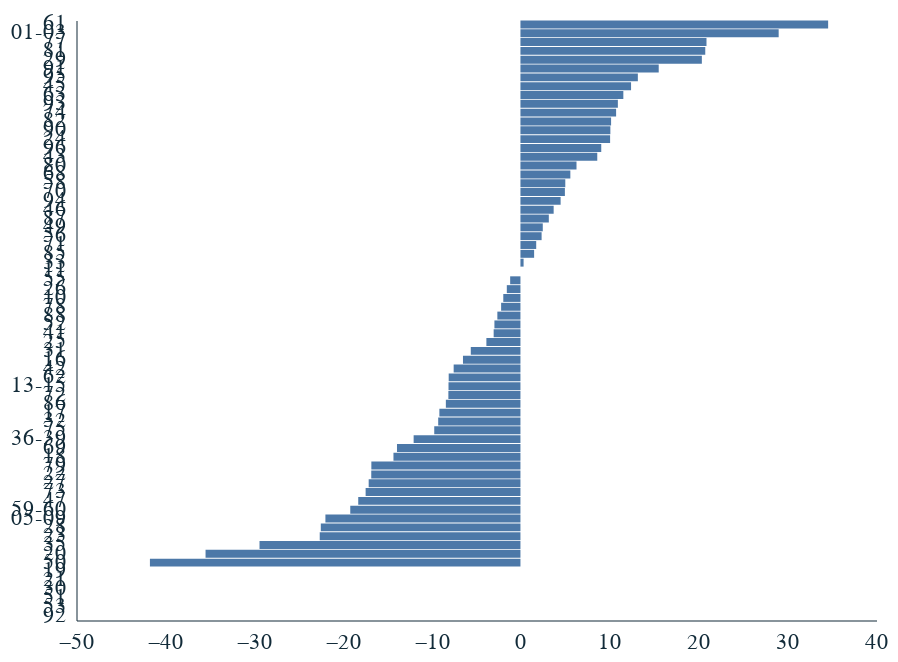

The cell this chart's notebook holds for it:
### Code cell
#Plot the change in 90th percentile across 2 digit industries 2022-2023
industry_p90 = firm_level_prod_2dig_industry[firm_level_prod_2dig_industry['Decile'].isin(['P90'])]
industry_p90['aGVA per worker (£) KP EW'] = pd.to_numeric(industry_p90['aGVA per worker (£) KP EW'], errors='coerce')
industry_p90['ln_aGVA_per_worker'] = industry_p90['aGVA per worker (£) KP EW'].apply(np.log)
industry_p90['percent change in aGVA_per_worker'] = industry_p90.groupby('Industry')['aGVA per worker (£) KP EW'].pct_change() * 100
industry_p90_2023 = industry_p90[industry_p90['Year'] == 2023]

chart = alt.Chart(industry_p90_2023).mark_bar().encode(
    x=alt.X('percent change in aGVA_per_worker:Q'),
    y=alt.Y('Industry:N', sort='-x'),
    tooltip=['Year:O','Industry:N','percent change in aGVA_per_worker:Q']
)

chart

### Figure 1 — Vega-Lite specification as saved in the notebook (floating-point values rounded to 4 significant figures)
{"config": {"font": "Circular Std", "mark": {"line": {"interpolate": "linear"}}, "view": {"stroke": "transparent", "width": 400, "height": 300}, "range": {"category": ["#179fdb", "#e6224b", "#f4c245", "#122b39", "#eb5c2e", "#36b7b4"], "diverging": ["#E6224B", "#E54753", "#C9C9C9", "#179FDB", "#122B39"], "heatmap": ["#C9C9C9", "#179FDB", "#0063AF", "#122B39"], "ordinal": ["#00A767", "#36B7B4", "#179FDB", "#0063AF", "#243B5A"]}, "axisX": {"labelColor": "#122b39", "tickColor": "#122b39", "domainColor": "#122b39", "domainOpacity": 0.5, "gridOpacity": 0, "labelFont": "Circular Std", "labelAngle": 0, "labelAlign": "center", "labelFontSize": 11, "labelPadding": 5, "tickCount": 10, "tickSize": 0, "title": ""}, "axisY": {"labelColor": "#122b39", "labelFont": "Circular Std", "tickColor": "#122b39", "domainColor": "#122b39", "gridColor": "#122b39", "gridDash": [1, 5], "gridOpacity": 0.5, "labelPadding": 5, "labelFontSize": 11, "domainOpacity": 0.5, "tickSize": 0, "title": null, "titleAlign": "left", "titleAngle": 0, "titleBaseline": "bottom", "titleColor": "#122b39", "titleOpacity": 0.9, "titleX": 0, "titleY": -7}}, "data": {"name": "data-a05540c4f14222c3fcc373c6ec5a1203"}, "mark": {"type": "bar"}, "encoding": {"tooltip": [{"field": "Year", "type": "ordinal"}, {"field": "Industry", "type": "nominal"}, {"field": "percent change in aGVA_per_worker", "type": "quantitative"}], "x": {"field": "percent change in aGVA_per_worker", "type": "quantitative"}, "y": {"field": "Industry", "sort": "-x", "type": "nominal"}}, "$schema": "https://vega.github.io/schema/vega-lite/v5.20.1.json", "datasets": {"data-a05540c4f14222c3fcc373c6ec5a1203": [{"Year": 2023, "Industry": "01-03", "Decile": "P90", "aGVA per worker (£) KP EW": 115500.0, "ln_aGVA_per_worker": 11.66, "percent change in aGVA_per_worker": 29.05}, {"Year": 2023, "Industry": "05-09", "Decile": "P90", "aGVA per worker (£) KP EW": 1142000.0, "ln_aGVA_per_worker": 13.95, "percent change in aGVA_per_worker": -21.94}, {"Year": 2023, "Industry": 10, "Decile": "P90", "aGVA per worker (£) KP EW": 127000.0, "ln_aGVA_per_worker": 11.75, "percent change in aGVA_per_worker": -1.931}, {"Year": 2023, "Industry": 11, "Decile": "P90", "aGVA per worker (£) KP EW": null, "ln_aGVA_per_worker": null, "percent change in aGVA_per_worker": 0.0}, {"Year": 2023, "Industry": "13-15", "Decile": "P90", "aGVA per worker (£) KP EW": 79500.0, "ln_aGVA_per_worker": 11.28, "percent change in aGVA_per_worker": -8.092}, {"Year": 2023, "Industry": 16, "Decile": "P90", "aGVA per worker (£) KP EW": 108500.0, "ln_aGVA_per_worker": 11.59, "percent change in aGVA_per_worker": -6.466}, {"Year": 2023, "Industry": 17, "Decile": "P90", "aGVA per worker (£) KP EW": 139500.0, "ln_aGVA_per_worker": 11.85, "percent change in aGVA_per_worker": -9.121}, {"Year": 2023, "Industry": 18, "Decile": "P90", "aGVA per worker (£) KP EW": 84000.0, "ln_aGVA_per_worker": 11.34, "percent change in aGVA_per_worker": -14.29}, {"Year": 2023, "Industry": 19, "Decile": "P90", "aGVA per worker (£) KP EW": null, "ln_aGVA_per_worker": null, "percent change in aGVA_per_worker": null}, {"Year": 2023, "Industry": 20, "Decile": "P90", "aGVA per worker (£) KP EW": 231500.0, "ln_aGVA_per_worker": 12.35, "percent change in aGVA_per_worker": -35.43}, {"Year": 2023, "Industry": 21, "Decile": "P90", "aGVA per worker (£) KP EW": null, "ln_aGVA_per_worker": null, "percent change in aGVA_per_worker": null}, {"Year": 2023, "Industry": 22, "Decile": "P90", "aGVA per worker (£) KP EW": 119000.0, "ln_aGVA_per_worker": 11.69, "percent change in aGVA_per_worker": -16.78}, {"Year": 2023, "Industry": "23", "Decile": "P90", "aGVA per worker (£) KP EW": 144000.0, "ln_aGVA_per_worker": 11.88, "percent change in aGVA_per_worker": -22.58}, {"Year": 2023, "Industry": "24", "Decile": "P90", "aGVA per worker (£) KP EW": 125500.0, "ln_aGVA_per_worker": 11.74, "percent change in aGVA_per_worker": 10.09}, {"Year": 2023, "Industry": "25", "Decile": "P90", "aGVA per worker (£) KP EW": 125500.0, "ln_aGVA_per_worker": 11.74, "percent change in aGVA_per_worker": -3.831}, {"Year": 2023, "Industry": "26", "Decile": "P90", "aGVA per worker (£) KP EW": 160500.0, "ln_aGVA_per_worker": 11.99, "percent change in aGVA_per_worker": -1.534}, {"Year": 2023, "Industry": "27", "Decile": "P90", "aGVA per worker (£) KP EW": 153000.0, "ln_aGVA_per_worker": 11.94, "percent change in aGVA_per_worker": -17.07}, {"Year": 2023, "Industry": "28", "Decile": "P90", "aGVA per worker (£) KP EW": 145000.0, "ln_aGVA_per_worker": 11.88, "percent change in aGVA_per_worker": -22.46}, {"Year": 2023, "Industry": "29", "Decile": "P90", "aGVA per worker (£) KP EW": 147500.0, "ln_aGVA_per_worker": 11.9, "percent change in aGVA_per_worker": 20.41}, {"Year": 2023, "Industry": "30", "Decile": "P90", "aGVA per worker (£) KP EW": null, "ln_aGVA_per_worker": null, "percent change in aGVA_per_worker": null}, {"Year": 2023, "Industry": "31", "Decile": "P90", "aGVA per worker (£) KP EW": 84500.0, "ln_aGVA_per_worker": 11.34, "percent change in aGVA_per_worker": -5.587}, {"Year": 2023, "Industry": "32", "Decile": "P90", "aGVA per worker (£) KP EW": 127500.0, "ln_aGVA_per_worker": 11.76, "percent change in aGVA_per_worker": -9.253}, {"Year": 2023, "Industry": "33", "Decile": "P90", "aGVA per worker (£) KP EW": 142000.0, "ln_aGVA_per_worker": 11.86, "percent change in aGVA_per_worker": 0.3534}, {"Year": 2023, "Industry": "35", "Decile": "P90", "aGVA per worker (£) KP EW": 689500.0, "ln_aGVA_per_worker": 13.44, "percent change in aGVA_per_worker": -29.35}, {"Year": 2023, "Industry": "36-39", "Decile": "P90", "aGVA per worker (£) KP EW": 227000.0, "ln_aGVA_per_worker": 12.33, "percent change in aGVA_per_worker": -12.02}, {"Year": 2023, "Industry": "41", "Decile": "P90", "aGVA per worker (£) KP EW": 257500.0, "ln_aGVA_per_worker": 12.46, "percent change in aGVA_per_worker": -3.013}, {"Year": 2023, "Industry": "42", "Decile": "P90", "aGVA per worker (£) KP EW": 178500.0, "ln_aGVA_per_worker": 12.09, "percent change in aGVA_per_worker": -7.513}, {"Year": 2023, "Industry": "43", "Decile": "P90", "aGVA per worker (£) KP EW": 132000.0, "ln_aGVA_per_worker": 11.79, "percent change in aGVA_per_worker": 8.642}, {"Year": 2023, "Industry": "45", "Decile": "P90", "aGVA per worker (£) KP EW": 126500.0, "ln_aGVA_per_worker": 11.75, "percent change in aGVA_per_worker": 12.44}, {"Year": 2023, "Industry": "46", "Decile": "P90", "aGVA per worker (£) KP EW": 180500.0, "ln_aGVA_per_worker": 12.1, "percent change in aGVA_per_worker": 3.736}, {"Year": 2023, "Industry": "47", "Decile": "P90", "aGVA per worker (£) KP EW": 56000.0, "ln_aGVA_per_worker": 10.93, "percent change in aGVA_per_worker": -18.25}, {"Year": 2023, "Industry": "49", "Decile": "P90", "aGVA per worker (£) KP EW": 102000.0, "ln_aGVA_per_worker": 11.53, "percent change in aGVA_per_worker": 2.513}, {"Year": 2023, "Industry": "50", "Decile": "P90", "aGVA per worker (£) KP EW": 436500.0, "ln_aGVA_per_worker": 12.99, "percent change in aGVA_per_worker": -41.68}, {"Year": 2023, "Industry": "51", "Decile": "P90", "aGVA per worker (£) KP EW": null, "ln_aGVA_per_worker": null, "percent change in aGVA_per_worker": null}, {"Year": 2023, "Industry": "52", "Decile": "P90", "aGVA per worker (£) KP EW": 215500.0, "ln_aGVA_per_worker": 12.28, "percent change in aGVA_per_worker": -2.928}, {"Year": 2023, "Industry": "53", "Decile": "P90", "aGVA per worker (£) KP EW": null, "ln_aGVA_per_worker": null, "percent change in aGVA_per_worker": null}, {"Year": 2023, "Industry": "55", "Decile": "P90", "aGVA per worker (£) KP EW": 85500.0, "ln_aGVA_per_worker": 11.36, "percent change in aGVA_per_worker": -1.156}, {"Year": 2023, "Industry": "56", "Decile": "P90", "aGVA per worker (£) KP EW": 43000.0, "ln_aGVA_per_worker": 10.67, "percent change in aGVA_per_worker": 2.381}, {"Year": 2023, "Industry": "58", "Decile": "P90", "aGVA per worker (£) KP EW": 229000.0, "ln_aGVA_per_worker": 12.34, "percent change in aGVA_per_worker": 5.046}, {"Year": 2023, "Industry": "59-60", "Decile": "P90", "aGVA per worker (£) KP EW": 198500.0, "ln_aGVA_per_worker": 12.2, "percent change in aGVA_per_worker": -19.14}, {"Year": 2023, "Industry": "61", "Decile": "P90", "aGVA per worker (£) KP EW": 297500.0, "ln_aGVA_per_worker": 12.6, "percent change in aGVA_per_worker": 34.62}, {"Year": 2023, "Industry": "62", "Decile": "P90", "aGVA per worker (£) KP EW": 205000.0, "ln_aGVA_per_worker": 12.23, "percent change in aGVA_per_worker": -8.072}, {"Year": 2023, "Industry": "63", "Decile": "P90", "aGVA per worker (£) KP EW": 400000.0, "ln_aGVA_per_worker": 12.9, "percent change in aGVA_per_worker": 11.58}, {"Year": 2023, "Industry": "68", "Decile": "P90", "aGVA per worker (£) KP EW": 150500.0, "ln_aGVA_per_worker": 11.92, "percent change in aGVA_per_worker": 5.614}, {"Year": 2023, "Industry": "69", "Decile": "P90", "aGVA per worker (£) KP EW": 170500.0, "ln_aGVA_per_worker": 12.05, "percent change in aGVA_per_worker": -13.89}, {"Year": 2023, "Industry": "70", "Decile": "P90", "aGVA per worker (£) KP EW": 199500.0, "ln_aGVA_per_worker": 12.2, "percent change in aGVA_per_worker": 5.0}, {"Year": 2023, "Industry": "71", "Decile": "P90", "aGVA per worker (£) KP EW": 143500.0, "ln_aGVA_per_worker": 11.87, "percent change in aGVA_per_worker": 1.773}, {"Year": 2023, "Industry": "72", "Decile": "P90", "aGVA per worker (£) KP EW": 238000.0, "ln_aGVA_per_worker": 12.38, "percent change in aGVA_per_worker": -8.108}, {"Year": 2023, "Industry": "73", "Decile": "P90", "aGVA per worker (£) KP EW": 211000.0, "ln_aGVA_per_worker": 12.26, "percent change in aGVA_per_worker": -17.42}, {"Year": 2023, "Industry": "74", "Decile": "P90", "aGVA per worker (£) KP EW": 123500.0, "ln_aGVA_per_worker": 11.72, "percent change in aGVA_per_worker": 10.76}, {"Year": 2023, "Industry": "75", "Decile": "P90", "aGVA per worker (£) KP EW": 74500.0, "ln_aGVA_per_worker": 11.22, "percent change in aGVA_per_worker": -9.697}, {"Year": 2023, "Industry": "77", "Decile": "P90", "aGVA per worker (£) KP EW": 286000.0, "ln_aGVA_per_worker": 12.56, "percent change in aGVA_per_worker": 20.93}, {"Year": 2023, "Industry": "78", "Decile": "P90", "aGVA per worker (£) KP EW": 67500.0, "ln_aGVA_per_worker": 11.12, "percent change in aGVA_per_worker": -2.174}, {"Year": 2023, "Industry": "79", "Decile": "P90", "aGVA per worker (£) KP EW": 327500.0, "ln_aGVA_per_worker": 12.7, "percent change in aGVA_per_worker": -16.77}, {"Year": 2023, "Industry": "80", "Decile": "P90", "aGVA per worker (£) KP EW": 59000.0, "ln_aGVA_per_worker": 10.99, "percent change in aGVA_per_worker": 6.306}, {"Year": 2023, "Industry": "81", "Decile": "P90", "aGVA per worker (£) KP EW": 61000.0, "ln_aGVA_per_worker": 11.02, "percent change in aGVA_per_worker": 20.79}, {"Year": 2023, "Industry": "82", "Decile": "P90", "aGVA per worker (£) KP EW": 167500.0, "ln_aGVA_per_worker": 12.03, "percent change in aGVA_per_worker": 10.2}, {"Year": 2023, "Industry": "85", "Decile": "P90", "aGVA per worker (£) KP EW": 66000.0, "ln_aGVA_per_worker": 11.1, "percent change in aGVA_per_worker": 1.538}, {"Year": 2023, "Industry": "86", "Decile": "P90", "aGVA per worker (£) KP EW": 65500.0, "ln_aGVA_per_worker": 11.09, "percent change in aGVA_per_worker": -8.392}, {"Year": 2023, "Industry": "87", "Decile": "P90", "aGVA per worker (£) KP EW": 48500.0, "ln_aGVA_per_worker": 10.79, "percent change in aGVA_per_worker": 3.191}, {"Year": 2023, "Industry": "88", "Decile": "P90", "aGVA per worker (£) KP EW": 37500.0, "ln_aGVA_per_worker": 10.53, "percent change in aGVA_per_worker": -2.597}, {"Year": 2023, "Industry": "90", "Decile": "P90", "aGVA per worker (£) KP EW": 141500.0, "ln_aGVA_per_worker": 11.86, "percent change in aGVA_per_worker": 10.12}, {"Year": 2023, "Industry": "91", "Decile": "P90", "aGVA per worker (£) KP EW": 52000.0, "ln_aGVA_per_worker": 10.86, "percent change in aGVA_per_worker": 15.56}, {"Year": 2023, "Industry": "92", "Decile": "P90", "aGVA per worker (£) KP EW": null, "ln_aGVA_per_worker": null, "percent change in aGVA_per_worker": null}, {"Year": 2023, "Industry": "93", "Decile": "P90", "aGVA per worker (£) KP EW": 81000.0, "ln_aGVA_per_worker": 11.3, "percent change in aGVA_per_worker": 10.96}, {"Year": 2023, "Industry": "94", "Decile": "P90", "aGVA per worker (£) KP EW": 92500.0, "ln_aGVA_per_worker": 11.43, "percent change in aGVA_per_worker": 4.52}, {"Year": 2023, "Industry": "95", "Decile": "P90", "aGVA per worker (£) KP EW": 120000.0, "ln_aGVA_per_worker": 11.7, "percent change in aGVA_per_worker": 13.21}, {"Year": 2023, "Industry": "96", "Decile": "P90", "aGVA per worker (£) KP EW": 66000.0, "ln_aGVA_per_worker": 11.1, "percent change in aGVA_per_worker": 9.091}]}}
